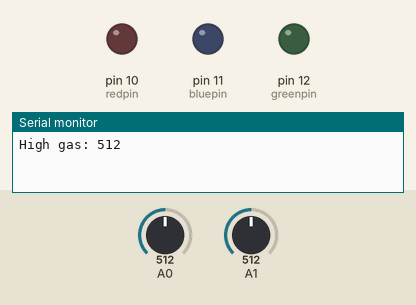
This sketch was run on a simulated Arduino Uno, built with avr-gcc and run on an emulated ATmega328P. Parts: output pins drawn as LEDs (lit = HIGH), the last lines printed to the serial monitor. Inputs (shaded band) come from the test bench; at power-on: A0 = 512, A1 = 512.

Above: at 0.1 s.
At 10.8 s:
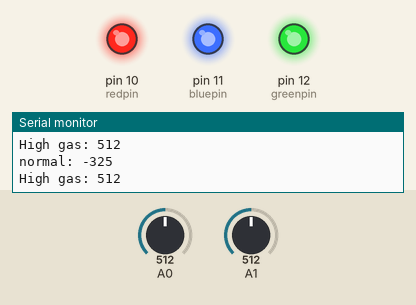
10.9 s: A0 set to 486
Timing chart, 0 to 13.9 s (numbered marks = the images above; inputs shaded):
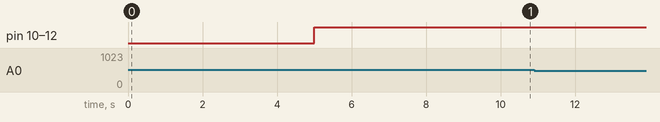

The sketch:

Compiled_code.ino
```cpp
int greenpin = 12;
int gas;
int bluepin = 11;
float voltage = 0;
float actualvoltage = 0;
int Dustlevel;
int redpin = 10;

void setup(){
  Serial.begin(9600);
}

void loop(){
  gas = analogRead(0);
  if (gas>500) {
    Serial.print ("High gas: ");
    Serial.println (gas);
  }
  else {
    Serial.print ("Gas Value: ");
    Serial.println (gas);
    }

  delay(5000);
  voltage = analogRead(1);
  actualvoltage = voltage * (5.0 / 1024.0);
  Dustlevel = (0.17 * actualvoltage - 0.1)*-1000;
  //Serial.println(Dustlevel);

  if (Dustlevel>600){
    //display_led(dangerous);
    Serial.print("Danger: ");
    Serial.println(Dustlevel);
    analogWrite(redpin,255);
  }
  if(Dustlevel>400 && Dustlevel<=600){
    //display_led(non_acceptable);
    Serial.print("non_acceptable: ");
    Serial.println(Dustlevel);
    analogWrite(bluepin,165);

  }
  if(Dustlevel>225 && Dustlevel<=400){
    //display_led(acceptable);
    Serial.print("acceptable: ");
    Serial.println(Dustlevel);
    analogWrite(greenpin,255);
  }
  if(Dustlevel>=100 && Dustlevel<=225) {
    //display_led(normal);
    Serial.print("normal: ");
    Serial.println(Dustlevel);
    analogWrite(redpin,255);
    analogWrite(bluepin,255);
    analogWrite(greenpin,255);
  }
  else {
    Serial.print("normal: ");
    Serial.println(Dustlevel);
    analogWrite(redpin,255);
    analogWrite(bluepin,255);
    analogWrite(greenpin,255);
  }
  delay(5000);
}


void setColor(int red, int green,int blue)
{
  analogWrite(redpin, red);
  analogWrite(bluepin, blue);
  analogWrite(redpin, red);


}
```
